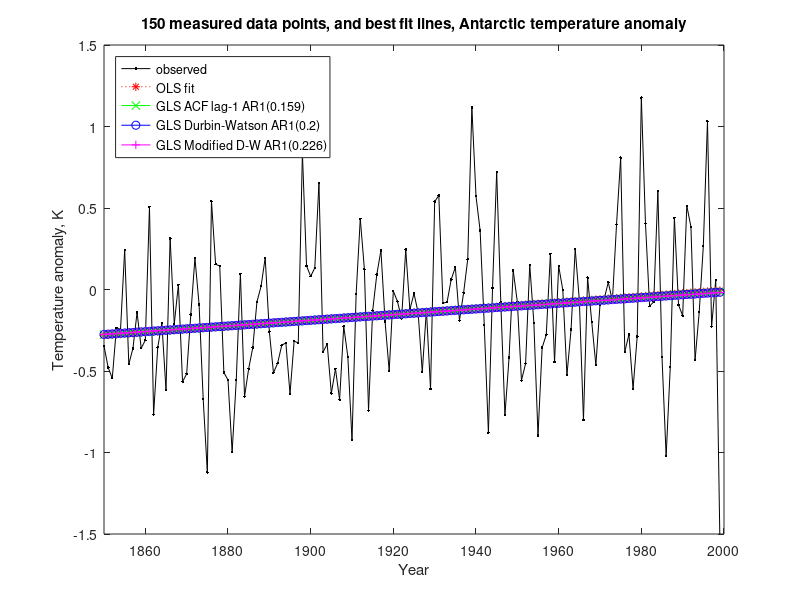

The MATLAB script that drew this image:
%%%%%%%%%%%%%%%%%%%%%%%%%%%%%%%%%%%%%%%%%%%%%%%%%%%%%%%%%%%%%%%%%%%%%
% This program reads annual temperature anomaly data,               %
% then does OLS and GLS for a linear (y = b0 + b1.t) model.         %
% This code is for Matlab or Octave (no special libraries required).%
%%%%%%%%%%%%%%%%%%%%%%%%%%%%%%%%%%%%%%%%%%%%%%%%%%%%%%%%%%%%%%%%%%%%%

plotACF=false;      % plot autocorrelation function of residuals?

disp('========================================================');

% Read data as csv numeric file of two columns: year (AD) and reconstructed temperature anomaly (K)
% This file is from data at https://www1.ncdc.noaa.gov/pub/data/paleo/icecore/antarctica/antarctica-temp2006.txt
% but only including the data from 1850 to 1999.
deltaTdata=csvread('AntarcticaAnnualDT.csv');
disp('Data: Antarctic temperature anomaly (last 150 years analysed).');
disp('Schneider, Steig, van Ommen, Dixon, Mayewski, Jones, and Bitz 2006');



%%%%%%%%%%%%%%%%%%%%%
% Assemble the data %
%%%%%%%%%%%%%%%%%%%%%
[n,~]=size(deltaTdata);
t=0;
x=0;
y=0;
for i=1:n
    t(i)=deltaTdata(i,1);
    x(i,1)=1;
    x(i,2)=t(i)-1900;
    y(i,1)=deltaTdata(i,2);
end

disp('--------------------------------------------------------');

%%%%%%%%%%%%%%%%%%%%%%%%%%%%%%%%%%%%%
% OLS calculation by matrix algebra %
%%%%%%%%%%%%%%%%%%%%%%%%%%%%%%%%%%%%%
[n,k]=size(x);
DegreesOfFreedom=n-k;
varName(1,:)='(Intercept)';
varName(2,:)='year - 1900';
disp('OLS calculation by matrix algebra:');
betaOLS=inv(transpose(x)*x)*transpose(x)*y;
residuals=y-x*betaOLS;

SSR=transpose(residuals)*residuals;
% for improved rho estimate:
meanPred=(1/n)*ones(n,n)*x*betaOLS; % n x 1 vector all elements=mean predicted value
predDev=x*betaOLS-meanPred;
SSPD=transpose(predDev)*predDev;

residStdErrOLS=std(residuals)*sqrt((n-1)/(n-k));
stdErrorOLS=0;
tValue=0;
normCov=inv(transpose(x)*x);
for m=1:k
    stdErrorOLS(m,1)=residStdErrOLS*sqrt(normCov(m,m));
    tValue(m,1)=betaOLS(m,1)/stdErrorOLS(m,1);
end
disp('                 Estimate     Std. Error    t value');
for m=1:k
    fprintf('%s  %12.6f  %12.6f  %9.3f\n',varName(m,:),betaOLS(m,1),stdErrorOLS(m,1),tValue(m,1));
end
disp(['Residual standard error: ',num2str(residStdErrOLS),' on ',num2str(n-k),' degrees of freedom']);
rmsError=sqrt((transpose(residuals)*residuals)/n);
disp(['Model RMS error: ',num2str(rmsError),' (ppm CO2)']);

for i=1:n
    bestFitTunEq(i)=t(i);
    bestFitYunEq(i)=betaOLS(1,1)+x(i,2)*betaOLS(2,1);
end


disp('--------------------------------------------------------');


%%%%%%%%%%%%%%%%%%%%%%%%%%%%%%%%%%%%%%%%%%%%%%%%%%%%%%
% Calculate and plot sample autocorrelation function %
%%%%%%%%%%%%%%%%%%%%%%%%%%%%%%%%%%%%%%%%%%%%%%%%%%%%%%
% sample autocorrelation function (provided in MatLab but not Octave)
Ymean=mean(residuals);
R=0;
Lag=0;
zeroLine=0;
CIu=0;
CIl=0;
denom=0;
for i=1:n
    denom=denom+(residuals(i)-Ymean)^2;
end
for ka=0:20
    numer=0;
    for na=1:n-ka
        numer=numer+(residuals(na)-Ymean)*(residuals(na+ka)-Ymean);
    end
    R(ka+1,1)=numer/denom;
    Lag(ka+1)=ka;
    zeroLine(ka+1)=0;
    CIu(ka+1)=1.96/sqrt(n);
    CIl(ka+1)=-1.96/sqrt(n);
end
%disp(['Residual ACF lag 1 = ',num2str(R(2)),' (first estimate of rho)']);
if plotACF
    plot(Lag,R,'.-b',Lag,zeroLine,'-g',Lag,CIu,'-r',Lag,CIl,'-r');
    axis([0 20 -0.4 1]);
    xlabel('Lag');
    ylabel('Sample Autocorrelation');
    grid('on');
    title(['Antarctic temperature anomaly, ACF of model residuals']);
    pause;
end

rho=R(2,1); % for GLS


%%%%%%%%%%%%%%%%%%%%%%%%%%%%%%%%%%%%%%%%%%
% Simple n_eff = n(1-rho)/(1+rho) method %
%%%%%%%%%%%%%%%%%%%%%%%%%%%%%%%%%%%%%%%%%%
% t = b*sqrt(n-k)/sqrt(SSR/sum of squares of x differences from mean)
ne=n*(1-rho)/(1+rho);
tScale=sqrt((1-rho)/(1+rho));
disp(['n_eff = n(1-rho)/(1+rho) = ',num2str(ne),' -> t-slope = ',num2str(tValue(2,1)*sqrt((ne-k)/(n-k)))]);
disp(['or scale OLS t values by sqrt[(1-rho)/(1+rho)] = ',num2str(tScale)]);
disp(['                 -> t-slope = ',num2str(tValue(2,1)*tScale)]);
disp('--------------------------------------------------------');


%%%%%%%%%%%%%%%%%%%%%%%%%%%%%%%%%%%%%
% GLS calculation by matrix algebra %
%%%%%%%%%%%%%%%%%%%%%%%%%%%%%%%%%%%%%
disp(['GLS using ACF lag 1 for AR1 rho = ',num2str(rho)]);

% Conventional GLS for AR1 process, but calculate Sinv directly:
% initialise Sinv with diagonal elements = (1+rho^2)/(1-rho^2)
Sinv=eye(n)*(1+rho*rho)/(1-rho*rho);
% change the two corner elements to 1/(1-rho^2)
Sinv(1,1)=1/(1-rho*rho);
Sinv(n,n)=1/(1-rho*rho);
% now fill in the super and sub diagonal elements as -rho/(1-rho^2)
for i=1:n-1
    Sinv(i,i+1)=-rho/(1-rho*rho);
    Sinv(i+1,i)=-rho/(1-rho*rho);
end
% Note that with the above formulation of Sinv, all diagonal elements of inv(Sinv) = 1.

betaGLSacf=inv(transpose(x)*Sinv*x)*transpose(x)*Sinv*y;
residualsGLS=y-x*betaGLSacf;
residStdErrACF=sqrt(transpose(residualsGLS)*Sinv*residualsGLS/(n-k));
stdErrorACF=0;
tValue=0;
normCov=inv(transpose(x)*Sinv*x);
for m=1:k
    stdErrorACF(m,1)=residStdErrACF*sqrt(normCov(m,m));
    tValue(m,1)=betaGLSacf(m,1)/stdErrorACF(m,1);
end
disp('t-value = beta / std.error');
disp('                 Estimate     Std. Error    t value');
for m=1:k
    fprintf('%s  %12.6f  %12.6f  %9.3f\n',varName(m,:),betaGLSacf(m,1),stdErrorACF(m,1),tValue(m,1));
end
disp(['Residual standard error: ',num2str(residStdErrACF),' on ',num2str(n-k),' degrees of freedom']);
rmsError=sqrt((transpose(residualsGLS)*residualsGLS)/n);
disp(['Model RMS error: ',num2str(rmsError),' (ppm CO2)']);

for i=1:n
    bestFitTacf(i)=t(i);
    bestFitYacf(i)=betaGLSacf(1,1)+x(i,2)*betaGLSacf(2,1);
end



disp('--------------------------------------------------------');

    

%%%%%%%%%%%%%%%%%%%%%%%%%%%%%%%%%%%%%%%%%%%%%%%%%%%%%%%%%%%%%%%%%%%%%%%%%
% Calculate Durbin-Watson Statistic, rho estimate and improved estimate %
%%%%%%%%%%%%%%%%%%%%%%%%%%%%%%%%%%%%%%%%%%%%%%%%%%%%%%%%%%%%%%%%%%%%%%%%%
SSRFD=0;
for i=2:n
    SSRFD=SSRFD+(residuals(i)-residuals(i-1))^2;
end
dw=SSRFD/SSR;

% rho from Durbin-Watson
rhoDW=1-0.5*dw;

% rho from modified Durbin-Watson
rhoDWM=1-0.5*SSRFD/(SSR*(2-exp(-SSPD/SSR)));


%%%%%%%%%%%%%%%%%%%%%%%%%%%%%%%%%%%%%
% GLS calculation by matrix algebra %
%%%%%%%%%%%%%%%%%%%%%%%%%%%%%%%%%%%%%
rho=rhoDW;
disp(['GLS using Durbin-Watson for AR1 rho = ',num2str(rho)]);
Sinv=eye(n)*(1+rho*rho)/(1-rho*rho);
Sinv(1,1)=1/(1-rho*rho);
Sinv(n,n)=1/(1-rho*rho);
for i=1:n-1
    Sinv(i,i+1)=-rho/(1-rho*rho);
    Sinv(i+1,i)=-rho/(1-rho*rho);
end
betaGLSdw=inv(transpose(x)*Sinv*x)*transpose(x)*Sinv*y;
residualsGLS=y-x*betaGLSdw;
residStdErrDW=sqrt(transpose(residualsGLS)*Sinv*residualsGLS/(n-k));
stdErrorDW=0;
tValue=0;
normCov=inv(transpose(x)*Sinv*x);
for m=1:k
    stdErrorDW(m,1)=residStdErrDW*sqrt(normCov(m,m));
    tValue(m,1)=betaGLSdw(m,1)/stdErrorDW(m,1);
end
disp('t-value = beta / std.error');
disp('                 Estimate     Std. Error    t value');
for m=1:k
    fprintf('%s  %12.6f  %12.6f  %9.3f\n',varName(m,:),betaGLSdw(m,1),stdErrorDW(m,1),tValue(m,1));
end
disp(['Residual standard error: ',num2str(residStdErrDW),' on ',num2str(n-k),' degrees of freedom']);
rmsError=sqrt((transpose(residualsGLS)*residualsGLS)/n);
disp(['Model RMS error: ',num2str(rmsError),' (ppm CO2)']);

for i=1:n
    bestFitTdw(i)=t(i);
    bestFitYdw(i)=betaGLSdw(1,1)+x(i,2)*betaGLSdw(2,1);
end


disp('--------------------------------------------------------');


%%%%%%%%%%%%%%%%%%%%%%%%%%%%%%%%%%%%%
% GLS calculation by matrix algebra %
%%%%%%%%%%%%%%%%%%%%%%%%%%%%%%%%%%%%%
rho=rhoDWM;
disp(['GLS using modified Durbin-Watson for AR1 rho = ',num2str(rho)]);
Sinv=eye(n)*(1+rho*rho)/(1-rho*rho);
Sinv(1,1)=1/(1-rho*rho);
Sinv(n,n)=1/(1-rho*rho);
for i=1:n-1
    Sinv(i,i+1)=-rho/(1-rho*rho);
    Sinv(i+1,i)=-rho/(1-rho*rho);
end
betaGLSmdw=inv(transpose(x)*Sinv*x)*transpose(x)*Sinv*y;
residualsGLS=y-x*betaGLSmdw;
residStdErrMDW=sqrt(transpose(residualsGLS)*Sinv*residualsGLS/(n-k));
stdErrorMDW=0;
tValue=0;
normCov=inv(transpose(x)*Sinv*x);
for m=1:k
    stdErrorMDW(m,1)=residStdErrMDW*sqrt(normCov(m,m));
    tValue(m,1)=betaGLSmdw(m,1)/stdErrorMDW(m,1);
end
disp('t-value = beta / std.error');
disp('                 Estimate     Std. Error    t value');
for m=1:k
    fprintf('%s  %12.6f  %12.6f  %9.3f\n',varName(m,:),betaGLSmdw(m,1),stdErrorMDW(m,1),tValue(m,1));
end
disp(['Residual standard error: ',num2str(residStdErrMDW),' on ',num2str(n-k),' degrees of freedom']);
rmsError=sqrt((transpose(residualsGLS)*residualsGLS)/n);
disp(['Model RMS error: ',num2str(rmsError),' (ppm CO2)']);

for i=1:n
    bestFitTmdw(i)=t(i);
    bestFitYmdw(i)=betaGLSmdw(1,1)+x(i,2)*betaGLSmdw(2,1);
end


disp('========================================================');


% Plot regression lines:
plot(t,y,'k.-',bestFitTunEq,bestFitYunEq,'r*:',bestFitTacf,bestFitYacf,'gx-',bestFitTdw,bestFitYdw,'bo-',bestFitTmdw,bestFitYmdw,'m+-');
legend('observed','OLS fit',['GLS ACF lag-1 AR1(',num2str(R(2),3),')'],['GLS Durbin-Watson AR1(',num2str(rhoDW,3),')'],['GLS Modified D-W AR1(',num2str(rhoDWM,3),')'],'Location','northwest');
title([num2str(n),' measured data points, and best fit lines, Antarctic temperature anomaly']);
xlabel('Year');
ylabel('Temperature anomaly, K');
axis([1850 2000 -1.5 1.5]);


